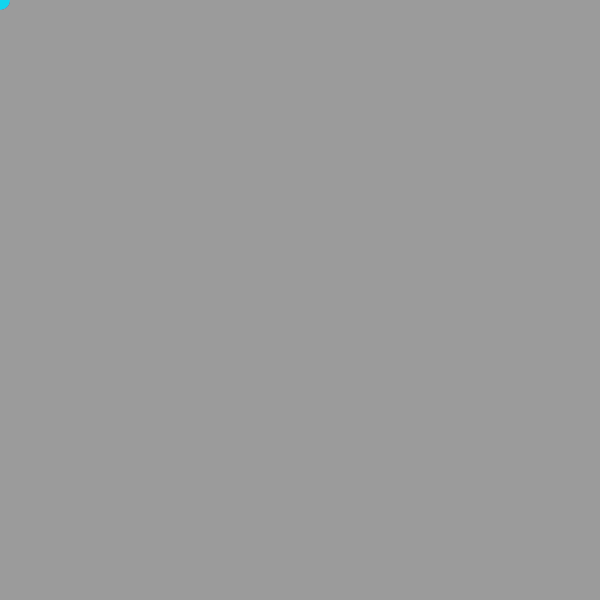
Frame 1 (no input)
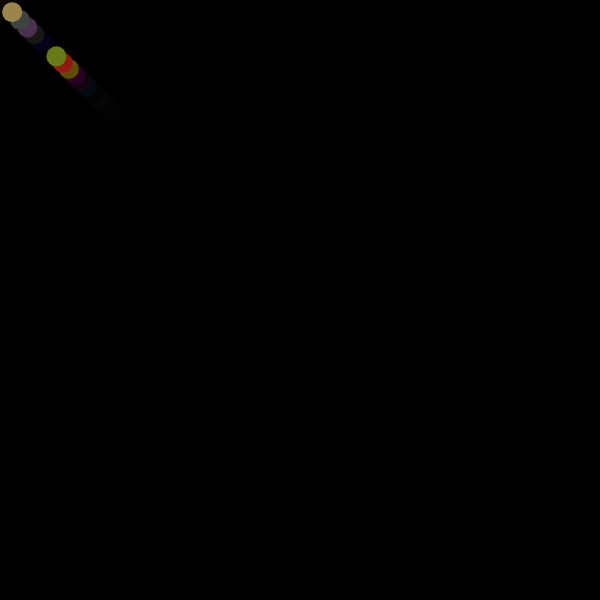
Frame 60 (no input)
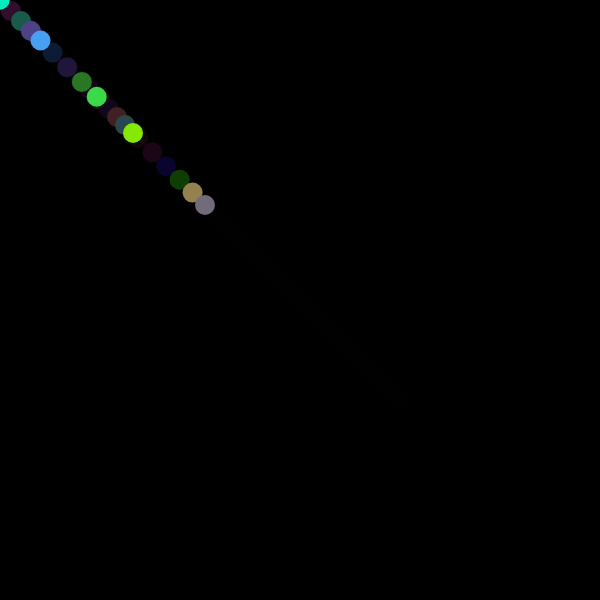
Frame 120 (the mouse pressed at the canvas centre since frame 60)

The p5.js sketch that drew these frames (run headless with seeded random() and noise() and a simulated clock; from frame 60 on, the mouse is pressed at the canvas centre):

// p5.js sketch
// ── sketch.js
// center point
var centerX = 0.0, centerY = 0.0;

var radius = 45, rotAngle = -90;
var accelX = 0.0, accelY = 0.0;
var deltaX = 0.0, deltaY = 0.0;
var springing = 0.0009;

//corner nodes
var nodes = 1;

//zero fill arrays
var nodeStartX = new Array();
var nodeStartY = new Array();
var nodeX = new Array();
var nodeY = new Array();
var angle = new Array();
var frequency = new Array();

var offSetX = [[100,100,100,100,100],[0,0,0,0,0],[-100,-100,-100,-100,-100],[-50,-50,-50,-50,-50],[50,50,50,50,50]];
var offSetY = [[100,100,100,100,100],[0,0,0,0,0],[-100,-100,-100,-100,-100],[-50,-50,-50,-50,-50],[50,50,50,50,50]];

var count = 5;

function setup() {
  createCanvas(600, 600);

  //center shape in window
  centerX = width/2;
  centerY = height/2;

  //initialize arrays to 0
  for(var j = 0 ; j < count; ++j){
	  nodeStartX[j] = new Array(nodes);
	  nodeStartY[j] = new Array(nodes);
	  nodeX[j] = new Array(nodes);
	  nodeY[j] = new Array(nodes);
	  angle[j] = new Array(nodes);
	  for (var i=0; i<nodes; i++){
		nodeStartX[j][i] = 0;
		nodeStartY[j][i] = 0;
		nodeX[j][i] = 0;
		nodeY[j][i] = 0;
		angle[j][i] = 0;
	  }
  }

  // iniitalize frequencies for corner nodes
  for(var j = 0 ; j < count; ++j){
	  frequency[j] = new Array(nodes);
	  for (var i=0; i<nodes; i++){
		frequency[j][i] = random(5, 12);
	  }
  }

  noStroke();
  frameRate(20);
}

function draw() {
  // fade background
  fill(0, 100);
  rect(0, 0, width, height);
  drawShape();
  moveShape();
}

function drawShape() {
  // calculate node starting locations
  for(var j = 0 ; j < count; ++j){
	  for (var i = 0; i<nodes; i++){
		nodeStartX[j][i] = centerX+cos(radians(rotAngle))*radius + offSetX[j][i];
		nodeStartY[j][i] = centerY+sin(radians(rotAngle))*radius + offSetY[j][i];
		rotAngle += 360.0/nodes;
	  }
  }

  // draw polygon
  for(var j = 0 ; j < count; ++j){
	  fill(color(random(0,255), random(0,255), random(0,255)));
	  for (var i=0; i<nodes; i++){
		  ellipse(nodeX[j][i], nodeX[j][i], 20, 20);
	  }
  }
  
}

function moveShape() {
  //move center point
  deltaX = mouseX-centerX;
  deltaY = mouseY-centerY;

  // create springing effect
  deltaX *= springing;
  deltaY *= springing;
  accelX += deltaX;
  accelY += deltaY;

  // move predator's center
  centerX += accelX;
  centerY += accelY;

  //move nodes
  for(var j = 0 ; j < count; ++j){
	  for (var i = 0; i < nodes; i++){
		nodeX[j][i] = nodeStartX[j][i]+sin(radians(angle[j][i]))*(accelX*2);
		nodeY[j][i] = nodeStartY[j][i]+sin(radians(angle[j][i]))*(accelY*2);
		angle[j][i] += frequency[j][i];
	  }
  }
}
